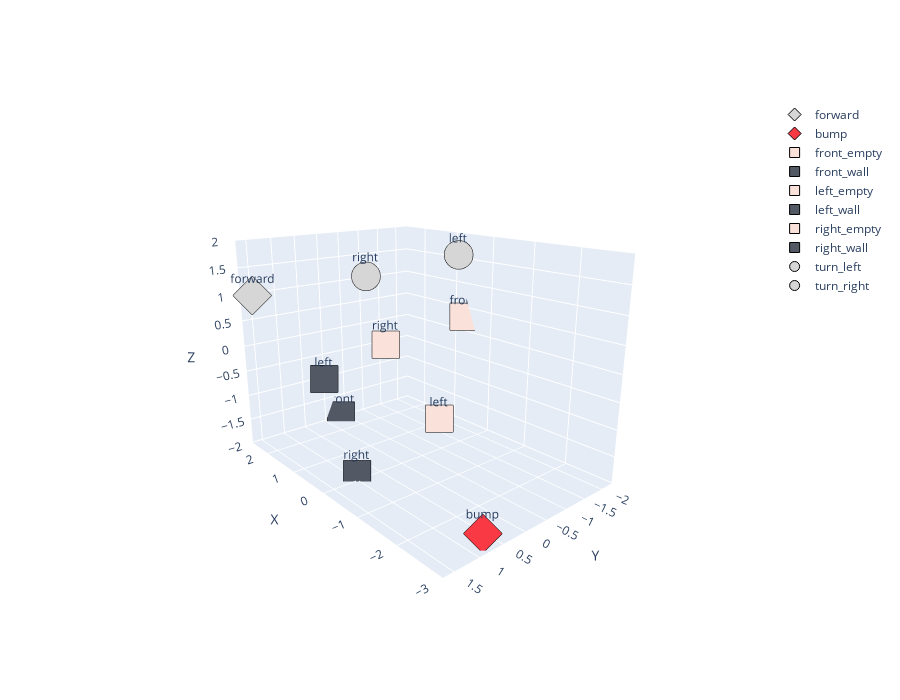

Notebook code cell kept with this figure:
### Markdown cell above
# Visualisation

### Code cell
import matplotlib.pyplot as plt
from mpl_toolkits.mplot3d import Axes3D
import plotly.graph_objects as go

# Liste de formes de marqueurs disponibles dans Plotly
marker_symbols = ['diamond', 'diamond', 'square', 'square', 'square', 'square','square', 'square', 'circle', 'cross', 'circle', 'cross']
# Couleurs (différentes pour chaque token)
marker_colors = ['#D6D6D6', '#F93943', '#FAE2DB', '#535865', '#FAE2DB', '#535865', '#FAE2DB', '#535865', '#D6D6D6', '#D6D6D6', '#D6D6D6', '#D6D6D6']

def plotly_embedding(agent):
    # Extraire les vecteurs d'embedding
    embedding_weights = agent._lstm.embedding.weight.data        
    # Récupérer les coordonnées
    x = embedding_weights[:, 0].numpy()
    y = embedding_weights[:, 1].numpy()
    z = embedding_weights[:, 2].numpy()
    labels = ['forward', 'bump', 'front_empty', 'front_wall', 'left_empty', 'left_wall','right_empty', 'right_wall', 'turn_left', 'turn_left', 'turn_right', 'turn_righ']
    tags = ['forward', 'bump', 'front', 'front', 'left', 'left','right', 'right', 'left', '', 'right', '']
    #labels = [f"Token {i}" for i in range(agent._lstm.len_vocab)]
    # Créer une figure Plotly
    fig = go.Figure()
    
    for i in range(agent._lstm.len_vocab):
        # Exclude the turn wall interactions
        if i in [9, 11]:
            continue
        fig.add_trace(go.Scatter3d(
            x=[x[i]],
            y=[y[i]],
            z=[z[i]],
            mode='markers+text',
            name=labels[i],
            marker=dict(
                size=10,
                color=marker_colors[i],
                symbol=marker_symbols[i],
                line=dict(width=1, color='black')
            ),
            text= tags[i],
            textposition='top center'
        ))    
    fig.update_layout(
        # title='Visualisation 3D des embeddings',
        width=900,
        height=700,
        scene=dict(
            xaxis_title='X',
            yaxis_title='Y',
            zaxis_title='Z'
        )
    )  
    # Affichage interactif
    fig.show(config={"toImageButtonOptions": {"format": "svg"}}) # Spécifie le format de sauvegarde associé au bouton "download" 

plotly_embedding(a)

### Figure 1 — Plotly figure (JSON) as saved in the notebook; plotly's stock layout.template omitted (floating-point values rounded to 4 significant figures)
{"data": [{"marker": {"color": "#D6D6D6", "line": {"color": "black", "width": 1}, "size": 10, "symbol": "diamond"}, "mode": "markers+text", "name": "forward", "text": "forward", "textposition": "top center", "type": "scatter3d", "x": [2.388], "y": [1.583], "z": [1.013]}, {"marker": {"color": "#F93943", "line": {"color": "black", "width": 1}, "size": 10, "symbol": "diamond"}, "mode": "markers+text", "name": "bump", "text": "bump", "textposition": "top center", "type": "scatter3d", "x": [-2.841], "y": [0.7877], "z": [-1.782]}, {"marker": {"color": "#FAE2DB", "line": {"color": "black", "width": 1}, "size": 10, "symbol": "square"}, "mode": "markers+text", "name": "front_empty", "text": "front", "textposition": "top center", "type": "scatter3d", "x": [0.6707], "y": [-2.183], "z": [0.3322]}, {"marker": {"color": "#535865", "line": {"color": "black", "width": 1}, "size": 10, "symbol": "square"}, "mode": "markers+text", "name": "front_wall", "text": "front", "textposition": "top center", "type": "scatter3d", "x": [2.464], "y": [-0.2746], "z": [-1.899]}, {"marker": {"color": "#FAE2DB", "line": {"color": "black", "width": 1}, "size": 10, "symbol": "square"}, "mode": "markers+text", "name": "left_empty", "text": "left", "textposition": "top center", "type": "scatter3d", "x": [-0.3037], "y": [-0.6494], "z": [-1.19]}, {"marker": {"color": "#535865", "line": {"color": "black", "width": 1}, "size": 10, "symbol": "square"}, "mode": "markers+text", "name": "left_wall", "text": "left", "textposition": "top center", "type": "scatter3d", "x": [0.01201], "y": [1.587], "z": [0.01686]}, {"marker": {"color": "#FAE2DB", "line": {"color": "black", "width": 1}, "size": 10, "symbol": "square"}, "mode": "markers+text", "name": "right_empty", "text": "right", "textposition": "top center", "type": "scatter3d", "x": [0.7136], "y": [-0.2033], "z": [0.1011]}, {"marker": {"color": "#535865", "line": {"color": "black", "width": 1}, "size": 10, "symbol": "square"}, "mode": "markers+text", "name": "right_wall", "text": "right", "textposition": "top center", "type": "scatter3d", "visible": true, "x": [0.02056], "y": [1.008], "z": [-1.895]}, {"marker": {"color": "#D6D6D6", "line": {"color": "black", "width": 1}, "size": 10, "symbol": "circle"}, "mode": "markers+text", "name": "turn_left", "text": "left", "textposition": "top center", "type": "scatter3d", "visible": true, "x": [-0.7144], "y": [-0.6735], "z": [1.882]}, {"marker": {"color": "#D6D6D6", "line": {"color": "black", "width": 1}, "size": 10, "symbol": "circle"}, "mode": "markers+text", "name": "turn_right", "text": "right", "textposition": "top center", "type": "scatter3d", "visible": true, "x": [0.3266], "y": [0.4843], "z": [1.516]}], "layout": {"height": 700, "scene": {"aspectmode": "auto", "aspectratio": {"x": 1.254, "y": 0.8916, "z": 0.8941}, "camera": {"center": {"x": 0, "y": 0, "z": 0}, "eye": {"x": -1.799, "y": 1.541, "z": 0.7523}, "projection": {"type": "perspective"}, "up": {"x": 0, "y": 0, "z": 1}}, "xaxis": {"title": {"text": "X"}, "type": "linear"}, "yaxis": {"title": {"text": "Y"}, "type": "linear"}, "zaxis": {"title": {"text": "Z"}, "type": "linear"}}, "width": 900}}
